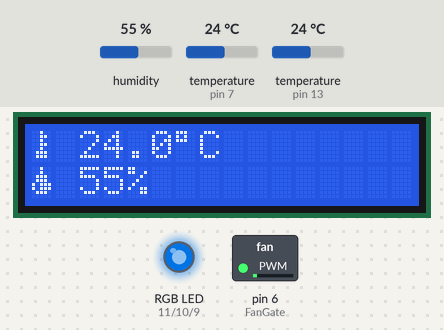
Bench run of a sketch on a simulated Arduino Uno, built with avr-gcc and run on an emulated ATmega328P. Parts: 16×2 character LCD, switched loads named in the sketch (green lamp = pin HIGH), an RGB LED mixed from three pins (HIGH = lit). Inputs (shaded band) come from the test bench; at power-on: temperature (sensors on pin 13, pin 7) 24 °C, humidity 55 %. Dim RGB values are drawn brighter than linear; what the sketch prints to the serial monitor is not drawn.

Above: at 1.8 s.
1.9 s: temperature (sensor on pin 13) set to 10.6 °C
At 3.8 s:
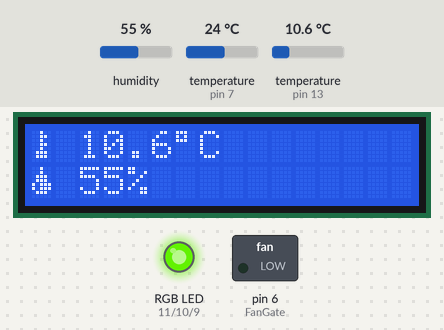
4.2 s: temperature (sensor on pin 13) set to 9.4 °C
At 6.6 s:
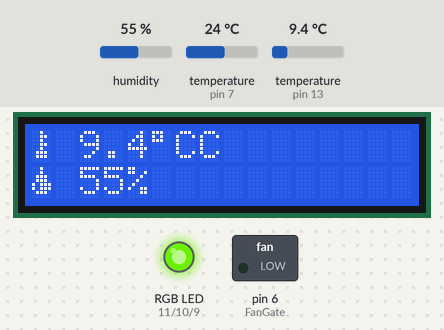
6.9 s: humidity set to 33 %
At 8.9 s:
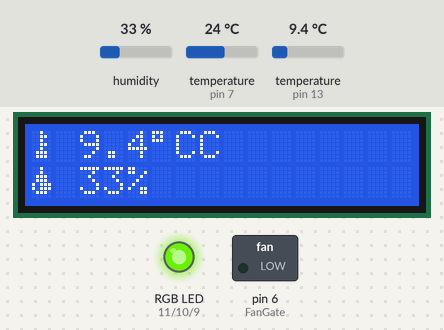
9.5 s: humidity set to 30 %
At 11.6 s:
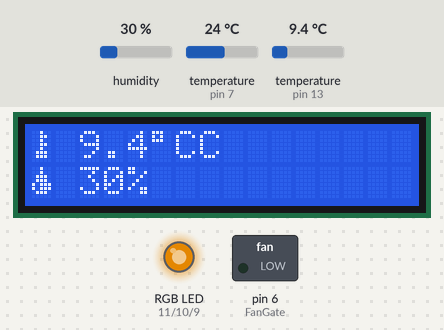
12.4 s: humidity set to 88 %
At 14.6 s:
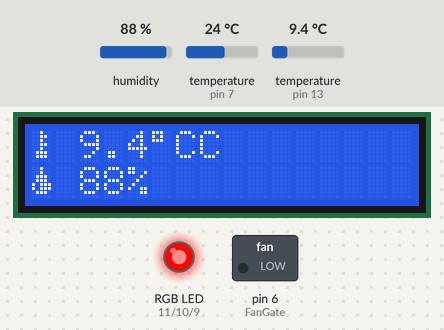
15.1 s: temperature (sensor on pin 13) set to 19.3 °C
At 16.6 s:
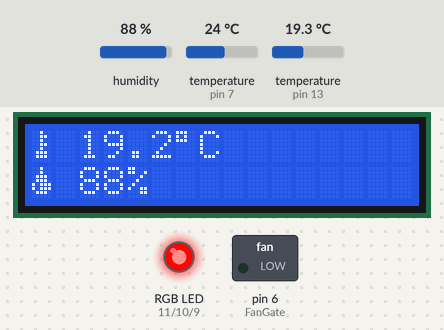
17.7 s: temperature (sensor on pin 13) set to 20.6 °C
Timing chart, 0 to 20.7 s (numbered marks = the images above; inputs shaded):
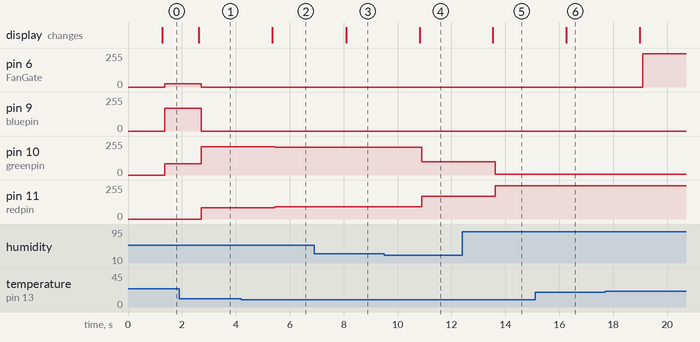

Measured:
- the behaviour switches between 10 and 9.9 °C on temperature (sensor on pin 13) (found by bisection; images 1 and 2)
- the behaviour switches between 32 and 31 % on humidity (found by bisection; images 3 and 4)
- after the input at 1.9 s, pin 6 (FanGate): 25/255 → 0/255 after 0.83 s; pin 9 (bluepin): 170/255 → 0/255 after 0.83 s; pin 10 (greenpin): 86/255 → 213/255 after 0.83 s; pin 11 (redpin): 0/255 → 86/255 after 0.83 s; the display: changes after 0.73 s (image 1)
- after the input at 4.2 s, pin 10 (greenpin): 213/255 → 210/255 after 1.3 s; pin 11 (redpin): 86/255 → 91/255 after 1.3 s; the display: changes after 1.2 s (image 2)
- after the input at 6.9 s, the display: changes after 1.2 s (image 3)
- after the input at 9.5 s, pin 10 (greenpin): 210/255 → 101/255 after 1.4 s; pin 11 (redpin): 91/255 → 171/255 after 1.4 s; the display: changes after 1.3 s (image 4)
- after the input at 12.4 s, pin 10 (greenpin): 101/255 → 5/255 after 1.2 s; pin 11 (redpin): 171/255 → 250/255 after 1.2 s; the display: changes after 1.1 s (image 5)
- after the input at 15.1 s, the display: changes after 1.2 s (image 6)
- after the input at 17.7 s, pin 6 (FanGate): 0/255 → 251/255 after 1.4 s

The sketch:

lsr_project.ino
```cpp
#include "dht.h"
#include <LiquidCrystal.h>
#include <Chrono.h>
#include <OneWire.h>
#include <DallasTemperature.h>
#include <FastLED.h>
#include <Fuzzy.h>

byte temp_icon[8] = {
       0b00100,
       0b00110,
       0b00100,
       0b00110,
       0b00100,
       0b01110,
       0b01110,
       0b00000
};
byte humidity_icon[8] = {
    0b00100,
    0b00100,
    0b01110,
    0b01110,
    0b10111,
    0b10111,
    0b01110,
    0b00000
};

#define DHT22PIN 7
#define FanGate 6
#define ONE_WIRE_BUS 13  // on pin 13 (a 4.7K resistor is necessary)

// Instantiating an objects
dht DHT22;
DeviceAddress thermometerAddress;
OneWire oneWire(ONE_WIRE_BUS);
DallasTemperature tempSensor(&oneWire);

LiquidCrystal lcd(12, 8, 5, 4, 3, 2);
Chrono ledChrono;
Chrono weatherChrono;

const int redpin = 11;
const int greenpin = 10;
const int bluepin = 9;

//Fuzzy* fuzzy = new Fuzzy();
Fuzzy* fuzzy2 = new Fuzzy();

// FuzzyInput fan
//FuzzySet *_very_cold = new FuzzySet(-55, -55, 0, 20);
//FuzzySet *_cold =      new FuzzySet(20, 30, 30, 40);
//FuzzySet *_warm =      new FuzzySet(30, 40, 40, 50);
//FuzzySet *_hot =       new FuzzySet(40, 50, 50, 60);
//FuzzySet *_very_hot =  new FuzzySet(50, 60, 125, 125);
//
// FuzzyOutput fan
//FuzzySet *_zero =      new FuzzySet(0, 0, 0, 0);
//FuzzySet *_slow =      new FuzzySet(45, 85, 85, 130);
//FuzzySet *_medium =    new FuzzySet(85, 130, 130, 170);
//FuzzySet *_fast =      new FuzzySet(130, 170, 170, 210);
//FuzzySet *_very_fast = new FuzzySet(210, 255, 255, 255);

//-------------------------------------------------------------------------

// FuzzyInput temp
//FuzzySet *low =     new FuzzySet(19.5, 19.5, 19.5, 22.5);
//FuzzySet *optimal = new FuzzySet(19.5, 22.5, 24.5, 27);
//FuzzySet *high =    new FuzzySet(24.5, 27, 27, 27);

FuzzySet *really_cold = new FuzzySet(-30, -30, 5, 7);
FuzzySet *cold =        new FuzzySet(6, 15, 15, 18);
FuzzySet *warm =        new FuzzySet(17, 22, 24, 27);
FuzzySet *hot =         new FuzzySet(25, 29, 29, 33);
FuzzySet *too_hot =     new FuzzySet(31, 34, 35, 35);

// FuzzyInput humidity
FuzzySet *humidity_critical_low =  new FuzzySet(0, 0, 15, 25);
FuzzySet *humidity_low =           new FuzzySet(20, 28, 28, 32);
FuzzySet *humidity_good =          new FuzzySet(30, 40, 55, 62);
FuzzySet *humidity_high =          new FuzzySet(60, 70, 70, 85);
FuzzySet *humidity_critical_high = new FuzzySet(80, 90, 100, 100);

// FuzzyOutput weather overall
FuzzySet *very_bad =  new FuzzySet(0, 0, 0, 8);
FuzzySet *bad =       new FuzzySet(8, 48, 48, 64);
FuzzySet *optimal =   new FuzzySet(64, 80, 80, 96);
FuzzySet *good =      new FuzzySet(96, 112, 112, 128);
FuzzySet *very_good = new FuzzySet(128, 144, 144, 160);

//-------------------------------------------------------------------------

static float toCelsius(float fromFahrenheit) { return (fromFahrenheit - 32.0) / 1.8; };
static float toFahrenheit(float fromCelcius) { return 1.8 * fromCelcius + 32.0; };

float computeHeatIndex(float temperature, float percentHumidity, bool isFahrenheit = false) {
    // Using both Rothfusz and Steadman's equations
    // http://www.wpc.ncep.noaa.gov/html/heatindex_equation.shtml
    float hi;

    if (!isFahrenheit) {
        temperature = toFahrenheit(temperature);
    }

    hi = 0.5 * (temperature + 61.0 + ((temperature - 68.0) * 1.2) + (percentHumidity * 0.094));

    if (hi > 79) {
        hi = -42.379 +
            2.04901523 * temperature +
            10.14333127 * percentHumidity +
            -0.22475541 * temperature * percentHumidity +
            -0.00683783 * pow(temperature, 2) +
            -0.05481717 * pow(percentHumidity, 2) +
            0.00122874 * pow(temperature, 2) * percentHumidity +
            0.00085282 * temperature * pow(percentHumidity, 2) +
            -0.00000199 * pow(temperature, 2) * pow(percentHumidity, 2);

        if ((percentHumidity < 13) && (temperature >= 80.0) && (temperature <= 112.0))
            hi -= ((13.0 - percentHumidity) * 0.25) * sqrt((17.0 - abs(temperature - 95.0)) * 0.05882);

        else if ((percentHumidity > 85.0) && (temperature >= 80.0) && (temperature <= 87.0))
            hi += ((percentHumidity - 85.0) * 0.1) * ((87.0 - temperature) * 0.2);
    }

    return isFahrenheit ? hi : toCelsius(hi);
}

float computeDewPoint(float temperature, float percentHumidity, bool isFahrenheit = false)
{
    // reference: http://wahiduddin.net/calc/density_algorithms.htm
    if (isFahrenheit) {
        temperature = toCelsius(temperature);
    }
    double A0 = 373.15 / (273.15 + (double)temperature);
    double SUM = -7.90298 * (A0 - 1);
    SUM += 5.02808 * log10(A0);
    SUM += -1.3816e-7 * (pow(10, (11.344 * (1 - 1 / A0))) - 1);
    SUM += 8.1328e-3 * (pow(10, (-3.49149 * (A0 - 1))) - 1);
    SUM += log10(1013.246);
    double VP = pow(10, SUM - 3) * (double)percentHumidity;
    double Td = log(VP / 0.61078); // temp var
    Td = (241.88 * Td) / (17.558 - Td);
    return isFahrenheit ? toFahrenheit(Td) : Td;
}


void setup()
{
    Serial.begin(115200);
    initializeLCD();
    initializeLED();
    initializeFAN();
    initializeTempProbe();

    ////FuzzyInputSet1 for fan control
    //FuzzyInput *temperature = new FuzzyInput(1);
    //temperature->addFuzzySet(_very_cold);
    //temperature->addFuzzySet(_cold);
    //temperature->addFuzzySet(_warm);
    //temperature->addFuzzySet(_hot);
    //temperature->addFuzzySet(_very_hot);
    //fuzzy->addFuzzyInput(temperature);

    ////FuzzyOutputSet1 for fan control
    //FuzzyOutput *speed = new FuzzyOutput(1);
    //speed->addFuzzySet(_zero);
    //speed->addFuzzySet(_slow);
    //speed->addFuzzySet(_medium);
    //speed->addFuzzySet(_fast);
    //speed->addFuzzySet(_very_fast);
    //fuzzy->addFuzzyOutput(speed);

    //// Building FuzzyRule 1
    //FuzzyRuleAntecedent *ifTempVeryCold = new FuzzyRuleAntecedent();
    //ifTempVeryCold->joinSingle(_very_cold);
    //FuzzyRuleConsequent *thenZero = new FuzzyRuleConsequent();
    //thenZero->addOutput(_zero);
    //FuzzyRule *fanFuzzyRule1 = new FuzzyRule(1, ifTempVeryCold, thenZero);
    //fuzzy->addFuzzyRule(fanFuzzyRule1);

    //// Building FuzzyRule 2
    //FuzzyRuleAntecedent *ifTempCold = new FuzzyRuleAntecedent();
    //ifTempCold->joinSingle(_cold);
    //FuzzyRuleConsequent *thenSlow = new FuzzyRuleConsequent();
    //thenSlow->addOutput(_slow);
    //FuzzyRule *fanFuzzyRule2 = new FuzzyRule(2, ifTempCold, thenSlow);
    //fuzzy->addFuzzyRule(fanFuzzyRule2);

    //// Building FuzzyRule 3
    //FuzzyRuleAntecedent *ifTempWarm = new FuzzyRuleAntecedent();
    //ifTempWarm->joinSingle(_warm);
    //FuzzyRuleConsequent *thenMedium = new FuzzyRuleConsequent();
    //thenMedium->addOutput(_medium);
    //FuzzyRule *fanFuzzyRule3 = new FuzzyRule(3, ifTempWarm, thenMedium);
    //fuzzy->addFuzzyRule(fanFuzzyRule3);
    //
    //// Building FuzzyRule 4
    //FuzzyRuleAntecedent *ifTempHot = new FuzzyRuleAntecedent();
    //ifTempHot->joinSingle(_hot);
    //FuzzyRuleConsequent *thenFast = new FuzzyRuleConsequent();
    //thenFast->addOutput(_fast);
    //FuzzyRule *fanFuzzyRule4 = new FuzzyRule(4, ifTempHot, thenFast);
    //fuzzy->addFuzzyRule(fanFuzzyRule4);

    //// Building FuzzyRule 5
    //FuzzyRuleAntecedent *ifTempVeryHot = new FuzzyRuleAntecedent();
    //ifTempVeryHot->joinSingle(_very_hot);
    //FuzzyRuleConsequent *thenVeyFast = new FuzzyRuleConsequent();
    //thenVeyFast->addOutput(_very_fast);
    //FuzzyRule *fanFuzzyRule5 = new FuzzyRule(5, ifTempVeryHot, thenVeyFast);
    //fuzzy->addFuzzyRule(fanFuzzyRule5);

    //----------------------------------------------------------------------------

    //FuzzyInputSet1 weather_temperature
    FuzzyInput *weather_temperature = new FuzzyInput(1);
    weather_temperature->addFuzzySet(really_cold);
    weather_temperature->addFuzzySet(cold);
    weather_temperature->addFuzzySet(warm);
    weather_temperature->addFuzzySet(hot);
    weather_temperature->addFuzzySet(too_hot);
    fuzzy2->addFuzzyInput(weather_temperature);

    // FuzzyInputSet2 humidity
    FuzzyInput *humidity = new FuzzyInput(2);
    humidity->addFuzzySet(humidity_critical_low);
    humidity->addFuzzySet(humidity_low);
    humidity->addFuzzySet(humidity_good);
    humidity->addFuzzySet(humidity_high);
    humidity->addFuzzySet(humidity_critical_high);
    fuzzy2->addFuzzyInput(humidity);

    //FuzzyOutputSet1 for weather_overall
    FuzzyOutput *weather_overall = new FuzzyOutput(1);
    weather_overall->addFuzzySet(very_bad);
    weather_overall->addFuzzySet(bad);
    weather_overall->addFuzzySet(optimal);
    weather_overall->addFuzzySet(good);
    weather_overall->addFuzzySet(very_good);
    fuzzy2->addFuzzyOutput(weather_overall);

    //FuzzyOutputSet1 for fan control
    /*FuzzyOutput *speed = new FuzzyOutput(2);
    speed->addFuzzySet(_zero);
    speed->addFuzzySet(_slow);
    speed->addFuzzySet(_medium);
    speed->addFuzzySet(_fast);
    speed->addFuzzySet(_very_fast);
    fuzzy2->addFuzzyOutput(speed);*/

    // improved MM

    // very_bad
    FuzzyRuleAntecedent* deadly_humidity = new FuzzyRuleAntecedent();
    deadly_humidity->joinWithOR(humidity_critical_low, too_hot);
    FuzzyRuleAntecedent* deadly_humidity2 = new FuzzyRuleAntecedent();
    deadly_humidity2->joinWithOR(deadly_humidity, really_cold);
    FuzzyRuleAntecedent* deadly_humidity3 = new FuzzyRuleAntecedent();
    deadly_humidity3->joinWithOR(deadly_humidity2, humidity_critical_high);

    FuzzyRuleConsequent* dont_go_outside = new FuzzyRuleConsequent();
    dont_go_outside->addOutput(very_bad);
    //dont_go_outside->addOutput(_very_fast);

    FuzzyRule* fuzzyRule1 = new FuzzyRule(1, deadly_humidity3, dont_go_outside);
    fuzzy2->addFuzzyRule(fuzzyRule1);

    // bad
    FuzzyRuleAntecedent* if_hot_and_high = new FuzzyRuleAntecedent();
    if_hot_and_high->joinWithAND(hot, humidity_high);
    FuzzyRuleAntecedent* if_cold_and_low = new FuzzyRuleAntecedent();
    if_cold_and_low->joinWithAND(cold, humidity_low);
    FuzzyRuleAntecedent* thisORthat = new FuzzyRuleAntecedent();
    thisORthat->joinWithOR(if_hot_and_high, if_cold_and_low);
    FuzzyRuleConsequent* not_good = new FuzzyRuleConsequent();
    not_good->addOutput(bad);
    FuzzyRule* fuzzyRule2 = new FuzzyRule(2, thisORthat, not_good);
    fuzzy2->addFuzzyRule(fuzzyRule2);

    // optimal
    FuzzyRuleAntecedent* if_high_or_okay = new FuzzyRuleAntecedent();
    if_high_or_okay->joinWithOR(humidity_good, humidity_high);
    FuzzyRuleAntecedent* if_cold_and_high_or_okay = new FuzzyRuleAntecedent();
    if_cold_and_high_or_okay->joinWithAND(cold, if_high_or_okay);
    FuzzyRuleAntecedent* if_hot_and_low = new FuzzyRuleAntecedent();
    if_hot_and_low->joinWithAND(hot, humidity_low);
    FuzzyRuleAntecedent* thisORthat2 = new FuzzyRuleAntecedent();
    thisORthat2->joinWithOR(if_cold_and_high_or_okay, if_hot_and_low);
    FuzzyRuleConsequent* okay = new FuzzyRuleConsequent();
    okay->addOutput(optimal);
    FuzzyRule* fuzzyRule3 = new FuzzyRule(3, thisORthat2, okay);
    fuzzy2->addFuzzyRule(fuzzyRule3);

    // good
    FuzzyRuleAntecedent* check_bad_humidity = new FuzzyRuleAntecedent();
    check_bad_humidity->joinWithOR(humidity_high, humidity_low);
    FuzzyRuleAntecedent* if_weather_warm_and_bad_humidity = new FuzzyRuleAntecedent();
    if_weather_warm_and_bad_humidity->joinWithAND(check_bad_humidity, warm);
    FuzzyRuleAntecedent* if_weather_hot_and_good_humidity = new FuzzyRuleAntecedent();
    if_weather_hot_and_good_humidity->joinWithAND(humidity_good, hot);
    FuzzyRuleAntecedent* this_or_that3 = new FuzzyRuleAntecedent();
    this_or_that3->joinWithOR(if_weather_hot_and_good_humidity, if_weather_warm_and_bad_humidity);
    FuzzyRuleConsequent* good_already = new FuzzyRuleConsequent();
    good_already->addOutput(good);
    FuzzyRule* fuzzyRule4 = new FuzzyRule(4, this_or_that3, good_already);
    fuzzy2->addFuzzyRule(fuzzyRule4);

    // very_good
    FuzzyRuleAntecedent* if_weather_warm_and_humidity_good = new FuzzyRuleAntecedent();
    if_weather_warm_and_humidity_good->joinWithAND(warm, humidity_good);
    FuzzyRuleConsequent* best = new FuzzyRuleConsequent();
    best->addOutput(very_good);
    FuzzyRule* fuzzyRule5 = new FuzzyRule(5, if_weather_warm_and_humidity_good, best);

    fuzzy2->addFuzzyRule(fuzzyRule5);
}

void loop()
{
    if (weatherChrono.hasPassed(500)){
        float temp, humidity, dew_point, heat_index;

        temp_sensor(temp);
        humidity_sensor(humidity);

        dew_point = computeDewPoint(temp, humidity);
        Serial.print("Punkt rosy: ");
        Serial.print(dew_point);
        dew_point_response(dew_point);

        heat_index = computeHeatIndex(temp, humidity);
        Serial.print("Heat index: ");
        Serial.print(heat_index);
        heat_index_response(heat_index);

        // for fan
        //fuzzy->setInput(1, temp);

        // for comfort
        fuzzy2->setInput(1, temp);
        fuzzy2->setInput(2, humidity);

        //fuzzy->fuzzify();
        fuzzy2->fuzzify();

        /*float fan_control = fuzzy->defuzzify(1);
        fan(fan_control);*/

        float comfort = fuzzy2->defuzzify(1);
        //float fan_control = fuzzy2->defuzzify(2);


        diode(comfort);
        fan(comfort, temp);

        weatherChrono.restart();
    }
}
void initializeTempProbe()
{
    tempSensor.begin();

    if (!tempSensor.getAddress(thermometerAddress, 0))
        Serial.println("Unable to find Device.");
    else {
        Serial.print("Device 0 Address: ");
        printAddress(thermometerAddress);
        Serial.println();
    }

    tempSensor.setResolution(thermometerAddress, 12);
}

void initializeLCD()
{
    lcd.begin(16, 2);
    lcd.createChar(1, temp_icon);
    lcd.createChar(2, humidity_icon);
}

void initializeLED()
{
    pinMode(redpin, OUTPUT);
    pinMode(bluepin, OUTPUT);
    pinMode(greenpin, OUTPUT);
}

void initializeFAN()
{
    pinMode(FanGate, OUTPUT);
    digitalWrite(FanGate, LOW);
}

void humidity_sensor(float &humidity)
{
    DHT22.read(DHT22PIN);

    //temp = DHT22.temperature;
    humidity = DHT22.humidity;

    //Serial.print("Temperatura (C): ");
    //Serial.println(temp, 2);

    Serial.print("Wilgotnosc (%): ");
    Serial.println(humidity, 2);

    //lcd.write(1);
    //lcd.setCursor(2, 0);
    //lcd.print(temp, 0);
    //lcd.print((char)223); //degree sign
    //lcd.print("C");

    lcd.setCursor(0, 1);
    lcd.write(2);
    lcd.setCursor(2, 1);
    lcd.print(humidity, 0);
    lcd.print("%");
}

void temp_sensor(float& temp)
{
    tempSensor.requestTemperatures();
    temp = tempSensor.getTempC(thermometerAddress);

    Serial.print("Temperatura (C): ");
    Serial.println(temp, 2);

    lcd.setCursor(0, 0);
    lcd.write(1);
    lcd.setCursor(2, 0);
    lcd.print(temp, 1);
    lcd.print((char)223); //degree sign
    lcd.print("C");
}

void fan(float fan_control, float temp)
{
    float  speed;
    Serial.print("Fan speed: ");
    speed = temp < 20 ?  0 : map(fan_control, 160, 0, 0, 255);
    analogWrite(FanGate, speed);
    Serial.println(speed);
}

void diode(float comfort)
{
    Serial.print("Comfort: ");
    Serial.print(comfort);
    showAnalogRGB(CHSV(comfort, 255, 255));

    Serial.print(" -> ");

    if (comfort < 8) Serial.println("very_bad");
    else if (comfort < 64) Serial.println("bad");
    else if (comfort < 96) Serial.println("optimal");
    else if (comfort < 128) Serial.println("good");
    else if (comfort <= 160) Serial.println("very_good");

}

// print device address from the address array
void printAddress(DeviceAddress deviceAddress)
{
    for (uint8_t i = 0; i < 8; i++)
    {
        if (deviceAddress[i] < 16) Serial.print("0");
        Serial.print(deviceAddress[i], HEX);
    }
}

void showAnalogRGB(const CRGB& rgb)
{
    analogWrite(redpin, rgb.r);
    analogWrite(greenpin, rgb.g);
    analogWrite(bluepin, rgb.b);
}

void dew_point_response(float dew_point)
{
    Serial.print(" -> ");

    if (dew_point > 26) Serial.println("deadly");
    else if (dew_point < 10) Serial.println("too dry");
    else if (dew_point < 12) Serial.println("very comfortable");
    else if (dew_point < 16) Serial.println("comfortable");
    else if (dew_point < 18) Serial.println("OK");
    else if (dew_point < 21) Serial.println("somewhat unconfortable");
    else if (dew_point < 24) Serial.println("quite unconfortable");
    else if (dew_point <= 26) Serial.println("extremely unconfortable");

}

void heat_index_response(float heat_index)
{
    Serial.print(" -> ");

    if (heat_index > 54) Serial.println("heat stroke");
    else if (heat_index > 45) Serial.println("dangerous");
    else if (heat_index < 29) Serial.println("no discomfort");
    else if (heat_index <= 39) Serial.println("some discomfort");
    else if (heat_index <= 45) Serial.println("great discomfort");
}
```
